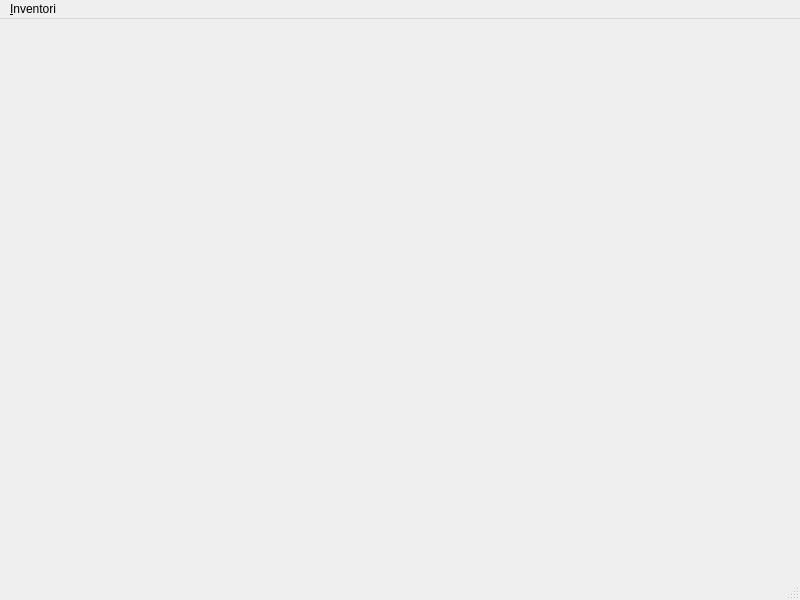
<?xml version="1.0" encoding="UTF-8"?>
<ui version="4.0">
 <class>MainWindow</class>
 <widget class="QMainWindow" name="MainWindow">
  <property name="geometry">
   <rect>
    <x>0</x>
    <y>0</y>
    <width>800</width>
    <height>600</height>
   </rect>
  </property>
  <property name="windowTitle">
   <string/>
  </property>
  <widget class="QWidget" name="centralwidget">
   <layout class="QVBoxLayout" name="verticalLayout"/>
  </widget>
  <widget class="QMenuBar" name="menubar">
   <property name="geometry">
    <rect>
     <x>0</x>
     <y>0</y>
     <width>800</width>
     <height>18</height>
    </rect>
   </property>
   <widget class="QMenu" name="inventoryMenu">
    <property name="title">
     <string>&amp;Inventori</string>
    </property>
    <addaction name="manageProductsAction"/>
   </widget>
   <addaction name="inventoryMenu"/>
  </widget>
  <widget class="QStatusBar" name="statusbar"/>
  <action name="manageProductsAction">
   <property name="text">
    <string>&amp;Produk</string>
   </property>
  </action>
 </widget>
 <resources/>
 <connections/>
</ui>
